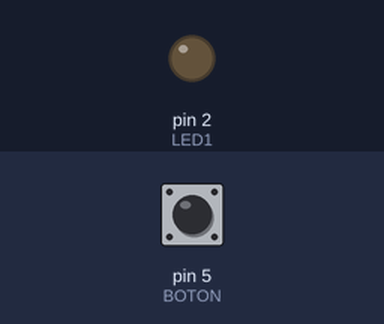
A sketch run on a simulated Arduino Uno, built with avr-gcc and run on an emulated ATmega328P. Parts: output pins drawn as LEDs (lit = HIGH). The inputs (shaded band) are chosen by the test bench; at power-on: pin 5 (BOTON) LOW.

Above: at 1.2 s.
1.3 s: pin 5 (BOTON) pulled HIGH for 0.15 s
At 1.37 s:
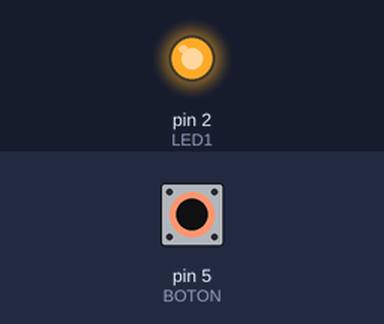
2.9 s: pin 5 (BOTON) pulled HIGH for 3.2 s
At 6.7 s:
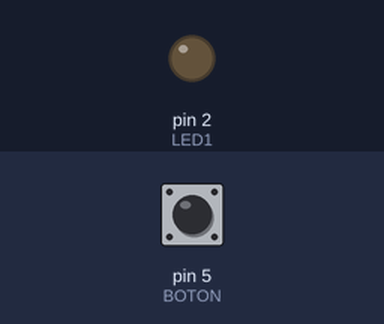
Timing chart, 0 to 8.2 s (numbered marks = the images above; inputs shaded):
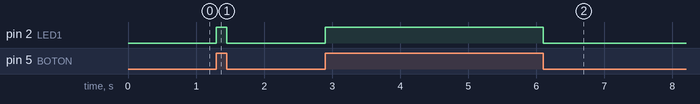

Measured:
- after the input at 1.3 s, pin 2 (LED1): LOW → HIGH at once, → LOW 0.15 s later
- after the input at 2.9 s, pin 2 (LED1): LOW → HIGH at once, → LOW 3.2 s later

The sketch:

boton1.ino
```cpp
//Definicion de pines
const int LED1=2;
const int BOTON=5;
//Definicion variable
bool estado;

void setup() {
  pinMode(LED1,OUTPUT); //Definimos LED1 como salida
  pinMode(BOTON,INPUT); //Definimos BOTON como entrada
  // Establecemos el estado inicial de los leds (Recomendado)
  digitalWrite(LED1,LOW); //Led1 apagado
}

void loop() {
  estado = digitalRead(BOTON); //Asignamos la lectura del boton a variable estado
  if(estado == HIGH){
    digitalWrite(LED1,HIGH); //Si el boton esta presionado (HIGH) el Led1 se prende
  }
  if(estado == LOW){
    digitalWrite(LED1,LOW); //Si el boton esta suelto (LOW) el Led1 se apaga
  }
}
```
